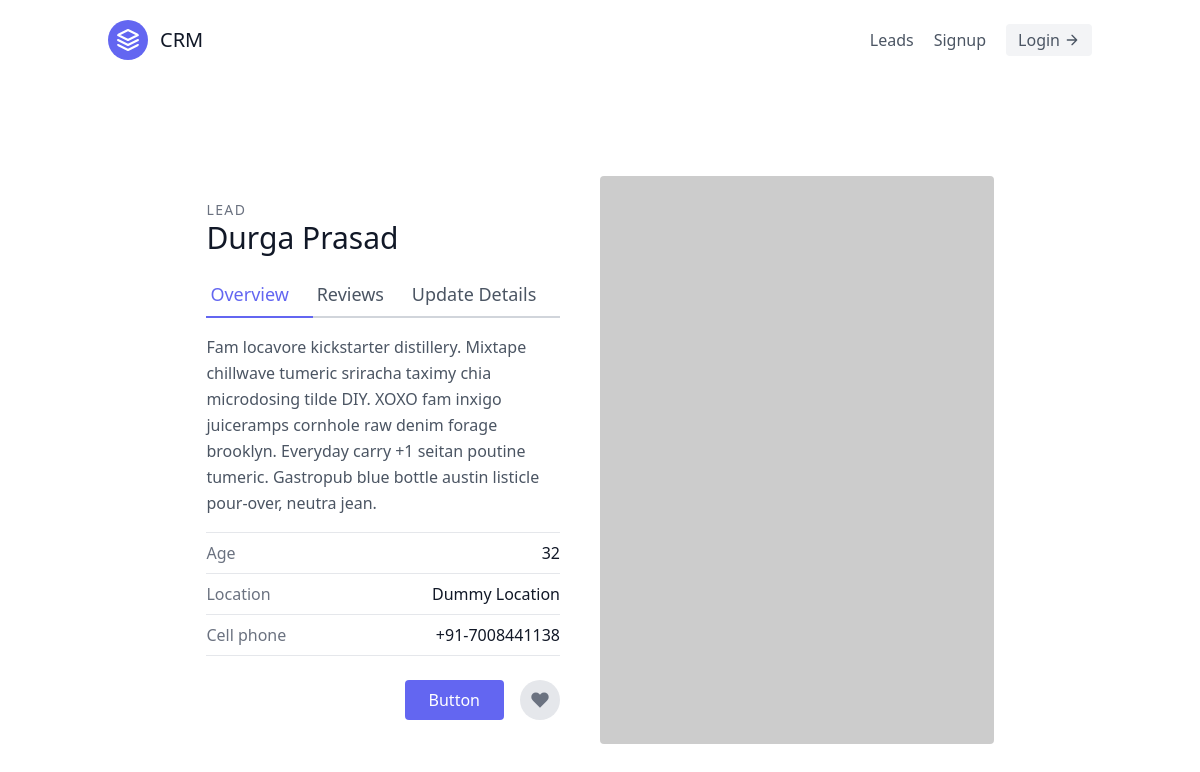
Screenshot of /leads/5/ with the database file from the repository.
### leads/models.py (models this page shows, shortened)
class Lead(models.Model):
    first_name = models.CharField(max_length=20)
    last_name = models.CharField(max_length=20)
    age = models.IntegerField(default=0)
    agent = models.ForeignKey("Agent", null=True, blank=True, on_delete=models.SET_NULL)

### leads/views.py (the view)
# urls.py: path('<int:pk>/', lead_detail, name='lead-detail'),
def lead_detail(request,pk):
    lead = Lead.objects.get(id=pk)
    context = {
          "lead":lead
    }
    return render(request,"leads/lead_detail.html",context)

### leads/templates/leads/lead_detail.html
{% extends "base.html" %}
{% block content %}
<section class="text-gray-600 body-font overflow-hidden">
        <div class="container px-5 py-24 mx-auto">
          <div class="lg:w-4/5 mx-auto flex flex-wrap">
            <div class="lg:w-1/2 w-full lg:pr-10 lg:py-6 mb-6 lg:mb-0">
              <h2 class="text-sm title-font text-gray-500 tracking-widest">LEAD</h2>
              <h1 class="text-gray-900 text-3xl title-font font-medium mb-4">{{ lead.first_name}} {{lead.last_name}}</h1>
                <div class="flex mb-4">
                        <a href = "{% url 'leads:lead-detail' lead.pk %}" class="flex-grow text-indigo-500 border-b-2 border-indigo-500 py-2 text-lg px-1">
                                Overview
                        </a>
                        <a class="flex-grow border-b-2 border-gray-300 py-2 text-lg px-1">
                                Reviews
                        </a>
                        <a href = "{% url 'leads:lead-update' lead.pk %}" class="flex-grow border-b-2 border-gray-300 py-2 text-lg px-1">
                                Update Details
                        </a>
                </div>
              <p class="leading-relaxed mb-4">Fam locavore kickstarter distillery. Mixtape chillwave tumeric sriracha taximy chia microdosing tilde DIY. XOXO fam inxigo juiceramps cornhole raw denim forage brooklyn. Everyday carry +1 seitan poutine tumeric. Gastropub blue bottle austin listicle pour-over, neutra jean.</p>
              <div class="flex border-t border-gray-200 py-2">
                <span class="text-gray-500">Age</span>
                <span class="ml-auto text-gray-900">{{lead.age}}</span>
              </div>
              <div class="flex border-t border-gray-200 py-2">
                <span class="text-gray-500">Location</span>
                <span class="ml-auto text-gray-900">Dummy Location</span>
              </div>
              <div class="flex border-t border-b mb-6 border-gray-200 py-2">
                <span class="text-gray-500">Cell phone</span>
                <span class="ml-auto text-gray-900">+91-7008441138</span>
              </div>
              <div class="flex">
                <button class="flex ml-auto text-white bg-indigo-500 border-0 py-2 px-6 focus:outline-none hover:bg-indigo-600 rounded">Button</button>
                <button class="rounded-full w-10 h-10 bg-gray-200 p-0 border-0 inline-flex items-center justify-center text-gray-500 ml-4">
                  <svg fill="currentColor" stroke-linecap="round" stroke-linejoin="round" stroke-width="2" class="w-5 h-5" viewBox="0 0 24 24">
                    <path d="M20.84 4.61a5.5 5.5 0 00-7.78 0L12 5.67l-1.06-1.06a5.5 5.5 0 00-7.78 7.78l1.06 1.06L12 21.23l7.78-7.78 1.06-1.06a5.5 5.5 0 000-7.78z"></path>
                  </svg>
                </button>
              </div>
            </div>
            <img alt="ecommerce" class="lg:w-1/2 w-full lg:h-auto h-64 object-cover object-center rounded" src="https://dummyimage.com/400x400">
          </div>
        </div>
      </section>
{% endblock content %}

### rows the page displays
Lead: first_name "Durga", last_name "Prasad", age "32"
